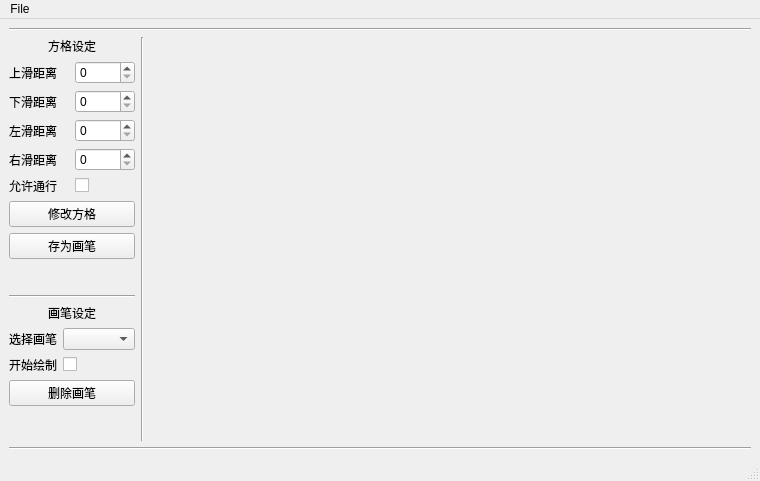
<?xml version="1.0" encoding="UTF-8"?>
<ui version="4.0">
 <class>MainWindow</class>
 <widget class="QMainWindow" name="MainWindow">
  <property name="geometry">
   <rect>
    <x>0</x>
    <y>0</y>
    <width>760</width>
    <height>481</height>
   </rect>
  </property>
  <property name="windowTitle">
   <string>MainWindow</string>
  </property>
  <widget class="QWidget" name="centralwidget">
   <layout class="QGridLayout" name="gridLayout_2" columnstretch="0,0,1">
    <item row="1" column="1">
     <widget class="Line" name="line">
      <property name="orientation">
       <enum>Qt::Vertical</enum>
      </property>
     </widget>
    </item>
    <item row="1" column="2">
     <widget class="QWidget" name="gridWidget" native="true">
      <property name="minimumSize">
       <size>
        <width>600</width>
        <height>400</height>
       </size>
      </property>
     </widget>
    </item>
    <item row="2" column="0" colspan="3">
     <widget class="Line" name="line_3">
      <property name="orientation">
       <enum>Qt::Horizontal</enum>
      </property>
     </widget>
    </item>
    <item row="0" column="0" colspan="3">
     <widget class="Line" name="line_2">
      <property name="orientation">
       <enum>Qt::Horizontal</enum>
      </property>
     </widget>
    </item>
    <item row="1" column="0">
     <layout class="QVBoxLayout" name="settingLayout" stretch="0,0,0,1">
      <item>
       <layout class="QGridLayout" name="cubeSettingLayout">
        <item row="5" column="0">
         <widget class="QLabel" name="label_cubePass">
          <property name="text">
           <string>允许通行</string>
          </property>
         </widget>
        </item>
        <item row="2" column="1">
         <widget class="QSpinBox" name="spinBox_cubeDown"/>
        </item>
        <item row="1" column="1">
         <widget class="QSpinBox" name="spinBox_cubeUp"/>
        </item>
        <item row="0" column="0" colspan="2" alignment="Qt::AlignHCenter">
         <widget class="QLabel" name="label_cubeTitle">
          <property name="text">
           <string>方格设定</string>
          </property>
          <property name="margin">
           <number>5</number>
          </property>
         </widget>
        </item>
        <item row="3" column="0">
         <widget class="QLabel" name="label_cubeLeft">
          <property name="text">
           <string>左滑距离</string>
          </property>
         </widget>
        </item>
        <item row="4" column="0">
         <widget class="QLabel" name="label_cubeRight">
          <property name="text">
           <string>右滑距离</string>
          </property>
         </widget>
        </item>
        <item row="6" column="0" colspan="2">
         <widget class="QPushButton" name="pbt_editCube">
          <property name="text">
           <string>修改方格</string>
          </property>
         </widget>
        </item>
        <item row="2" column="0">
         <widget class="QLabel" name="label_cubeDown">
          <property name="text">
           <string>下滑距离</string>
          </property>
         </widget>
        </item>
        <item row="5" column="1">
         <widget class="QCheckBox" name="checkBox_cubePass">
          <property name="text">
           <string/>
          </property>
         </widget>
        </item>
        <item row="3" column="1">
         <widget class="QSpinBox" name="spinBox_cubeLeft"/>
        </item>
        <item row="1" column="0">
         <widget class="QLabel" name="label_cubeUp">
          <property name="text">
           <string>上滑距离</string>
          </property>
         </widget>
        </item>
        <item row="7" column="0" colspan="2">
         <widget class="QPushButton" name="pbt_saveAsPen">
          <property name="text">
           <string>存为画笔</string>
          </property>
         </widget>
        </item>
        <item row="4" column="1">
         <widget class="QSpinBox" name="spinBox_cubeRight"/>
        </item>
       </layout>
      </item>
      <item>
       <spacer name="verticalSpacer">
        <property name="orientation">
         <enum>Qt::Vertical</enum>
        </property>
        <property name="sizeHint" stdset="0">
         <size>
          <width>20</width>
          <height>30</height>
         </size>
        </property>
       </spacer>
      </item>
      <item>
       <layout class="QGridLayout" name="penSettingLayout">
        <item row="0" column="0" colspan="2">
         <widget class="Line" name="line_4">
          <property name="orientation">
           <enum>Qt::Horizontal</enum>
          </property>
         </widget>
        </item>
        <item row="2" column="1">
         <widget class="QComboBox" name="comboBox_penName"/>
        </item>
        <item row="3" column="1">
         <widget class="QCheckBox" name="checkBox_penDrawing">
          <property name="text">
           <string/>
          </property>
         </widget>
        </item>
        <item row="4" column="0" colspan="2">
         <widget class="QPushButton" name="pbt_deletePen">
          <property name="text">
           <string>删除画笔</string>
          </property>
         </widget>
        </item>
        <item row="1" column="0" colspan="2" alignment="Qt::AlignHCenter">
         <widget class="QLabel" name="label_penTitle">
          <property name="sizePolicy">
           <sizepolicy hsizetype="Preferred" vsizetype="Expanding">
            <horstretch>0</horstretch>
            <verstretch>0</verstretch>
           </sizepolicy>
          </property>
          <property name="text">
           <string>画笔设定</string>
          </property>
          <property name="margin">
           <number>5</number>
          </property>
         </widget>
        </item>
        <item row="3" column="0">
         <widget class="QLabel" name="label_penDrawing">
          <property name="text">
           <string>开始绘制</string>
          </property>
         </widget>
        </item>
        <item row="2" column="0">
         <widget class="QLabel" name="label_penName">
          <property name="text">
           <string>选择画笔</string>
          </property>
         </widget>
        </item>
       </layout>
      </item>
      <item>
       <spacer name="verticalSpacer_2">
        <property name="orientation">
         <enum>Qt::Vertical</enum>
        </property>
        <property name="sizeHint" stdset="0">
         <size>
          <width>20</width>
          <height>40</height>
         </size>
        </property>
       </spacer>
      </item>
     </layout>
    </item>
   </layout>
  </widget>
  <widget class="QMenuBar" name="menubar">
   <property name="geometry">
    <rect>
     <x>0</x>
     <y>0</y>
     <width>760</width>
     <height>23</height>
    </rect>
   </property>
   <widget class="QMenu" name="menuFile">
    <property name="title">
     <string>File</string>
    </property>
    <addaction name="action_add_map"/>
    <addaction name="action_load_map"/>
    <addaction name="action_save_map"/>
   </widget>
   <addaction name="menuFile"/>
  </widget>
  <widget class="QStatusBar" name="statusbar"/>
  <action name="action_add_map">
   <property name="text">
    <string>new map</string>
   </property>
  </action>
  <action name="action_load_map">
   <property name="text">
    <string>load map</string>
   </property>
  </action>
  <action name="action_save_map">
   <property name="text">
    <string>save map</string>
   </property>
  </action>
 </widget>
 <resources/>
 <connections/>
</ui>
